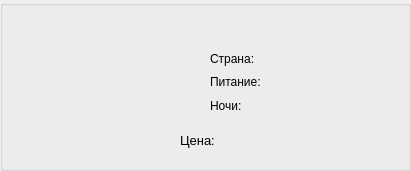
  <widget class="QGroupBox" name="groupBox_7">
   <property name="geometry">
    <rect>
     <x>540</x>
     <y>560</y>
     <width>411</width>
     <height>171</height>
    </rect>
   </property>
   <property name="title">
    <string/>
   </property>
   <widget class="QLabel" name="picture_10">
    <property name="geometry">
     <rect>
      <x>20</x>
      <y>30</y>
      <width>131</width>
      <height>101</height>
     </rect>
    </property>
    <property name="text">
     <string/>
    </property>
   </widget>
   <widget class="QLabel" name="name_10">
    <property name="geometry">
     <rect>
      <x>160</x>
      <y>10</y>
      <width>241</width>
      <height>31</height>
     </rect>
    </property>
    <property name="font">
     <font>
      <family>Segoe Print</family>
      <pointsize>11</pointsize>
      <underline>true</underline>
     </font>
    </property>
    <property name="text">
     <string/>
    </property>
   </widget>
   <widget class="QLabel" name="country_10">
    <property name="geometry">
     <rect>
      <x>270</x>
      <y>50</y>
      <width>121</width>
      <height>16</height>
     </rect>
    </property>
    <property name="text">
     <string/>
    </property>
   </widget>
   <widget class="QLabel" name="meals_10">
    <property name="geometry">
     <rect>
      <x>270</x>
      <y>70</y>
      <width>121</width>
      <height>20</height>
     </rect>
    </property>
    <property name="text">
     <string/>
    </property>
   </widget>
   <widget class="QLabel" name="label_30">
    <property name="geometry">
     <rect>
      <x>180</x>
      <y>120</y>
      <width>51</width>
      <height>41</height>
     </rect>
    </property>
    <property name="font">
     <font>
      <pointsize>10</pointsize>
     </font>
    </property>
    <property name="text">
     <string>Цена:</string>
    </property>
    <property name="textFormat">
     <enum>Qt::AutoText</enum>
    </property>
   </widget>
   <widget class="QLabel" name="nights_10">
    <property name="geometry">
     <rect>
      <x>270</x>
      <y>96</y>
      <width>121</width>
      <height>20</height>
     </rect>
    </property>
    <property name="text">
     <string/>
    </property>
   </widget>
   <widget class="QLabel" name="price_10">
    <property name="geometry">
     <rect>
      <x>240</x>
      <y>120</y>
      <width>161</width>
      <height>41</height>
     </rect>
    </property>
    <property name="font">
     <font>
      <family>Segoe Print</family>
      <pointsize>10</pointsize>
     </font>
    </property>
    <property name="text">
     <string/>
    </property>
   </widget>
   <widget class="QWidget" name="layoutWidget_7">
    <property name="geometry">
     <rect>
      <x>210</x>
      <y>50</y>
      <width>56</width>
      <height>64</height>
     </rect>
    </property>
    <layout class="QVBoxLayout" name="verticalLayout_8">
     <item>
      <widget class="QLabel" name="label_31">
       <property name="text">
        <string>Страна:</string>
       </property>
      </widget>
     </item>
     <item>
      <widget class="QLabel" name="label_32">
       <property name="text">
        <string>Питание:</string>
       </property>
      </widget>
     </item>
     <item>
      <widget class="QLabel" name="label_33">
       <property name="text">
        <string>Ночи:</string>
       </property>
      </widget>
     </item>
    </layout>
   </widget>
   <widget class="QPushButton" name="pushButton_35">
    <property name="geometry">
     <rect>
      <x>160</x>
      <y>10</y>
      <width>231</width>
      <height>31</height>
     </rect>
    </property>
    <property name="font">
     <font>
      <underline>true</underline>
     </font>
    </property>
    <property name="styleSheet">
     <string notr="true">border: 0.3 px solid white;
background-color:rgba(255, 0, 0, 0)</string>
    </property>
    <property name="text">
     <string/>
    </property>
   </widget>
  </widget>
